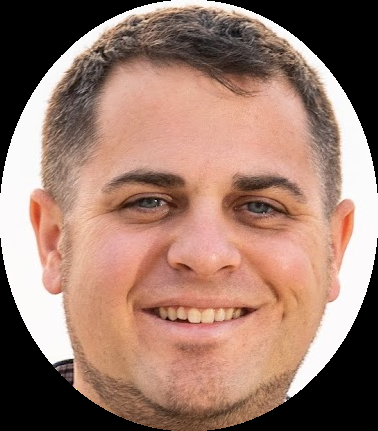
#> input picture Swanson CIrcle.png, 378 x 431 px, given in place of the camera
$ python camera.py
#> lines starting #> are read from the running program, lines starting #| are printed output that depends on the picture
#> in capture_and_convert, frame is the input picture: shape (431, 378, 3); mean B, G, R 108.4, 122.2, 155.4
import cv2
from PIL import Image

# ASCII characters used for mapping grayscale values
ASCII_CHARS = "@%#*:.~! "


# Resize image based on desired width
def resize_image(image, new_width=100):
#> called with new_width = 100
    width, height = image.size
#> width = 378; height = 431
    aspect_ratio = height / width
#> aspect_ratio = 1.14
    new_height = int(aspect_ratio * new_width)
#> new_height = 114
    return image.resize((new_width, new_height))
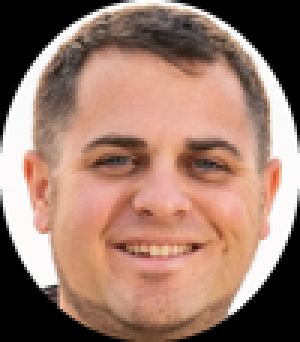
#> returned value: PIL image 100x114 RGB (shown 3 times larger); mean R, G, B 155.5, 122.4, 108.5


# Convert each pixel to grayscale
def grayscale(image):
    return image.convert("L")
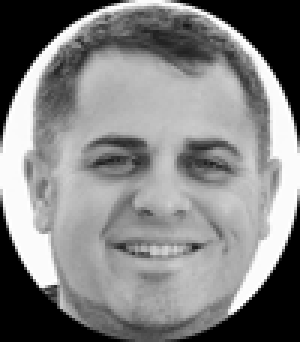
#> returned value: PIL image 100x114 L (shown 3 times larger); min 0, max 255, mean 130.7


# Map grayscale pixel values to ASCII characters
def pixels_to_ascii(image):
    pixels = image.getdata()
    ascii_str = "".join([ASCII_CHARS[min(9, pixel * len(ASCII_CHARS) // 256)] for pixel in pixels])
    return ascii_str


# Format ASCII string into multiple lines based on image width
def image_to_ascii(image, new_width=100):
    image = resize_image(image, new_width)
    image = grayscale(image)

    ascii_str = pixels_to_ascii(image)
    ascii_img = "\n".join([ascii_str[i:i + new_width] for i in range(0, len(ascii_str), new_width)])

    return ascii_img


# Capture image from webcam and convert to ASCII
def capture_and_convert():
    # Initialize the webcam
    cap = cv2.VideoCapture(0)

    if not cap.isOpened():
        print("Could not open webcam")
        return

    # Read a frame from the webcam
    ret, frame = cap.read()

    # Release the webcam
    cap.release()

    if not ret:
        print("Failed to capture image")
        return

    # Convert the image from BGR to RGB
    frame_rgb = cv2.cvtColor(frame, cv2.COLOR_BGR2RGB)

    # Convert to PIL Image
    pil_image = Image.fromarray(frame_rgb)

    # Convert to ASCII
    ascii_art = image_to_ascii(pil_image)

    # Print the ASCII art
    print(ascii_art)


# Run the capture and convert function
capture_and_convert()
